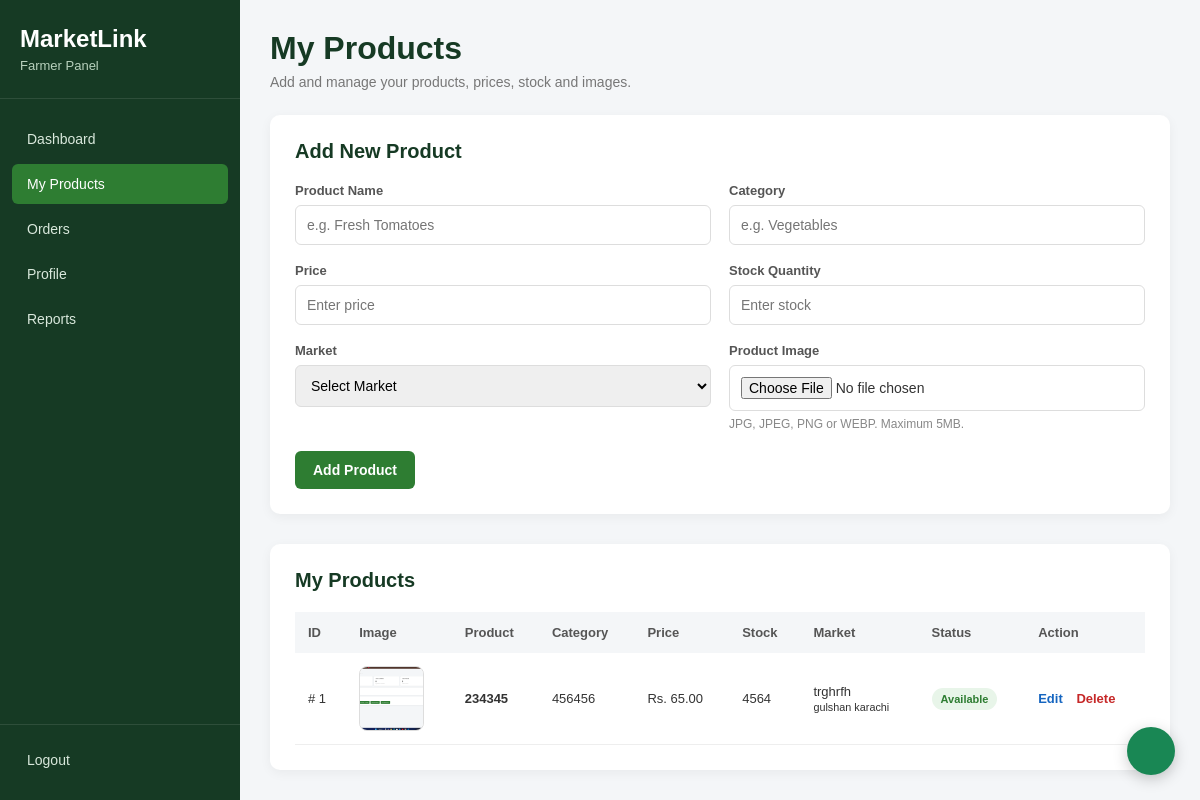
The page /farmer/products.php (signed in) on the database its author committed.
### tables this page shows
CREATE TABLE `products` (
  `product_id` int(11) NOT NULL,
  `farmer_id` int(11) NOT NULL,
  `market_id` int(11) NOT NULL,
  `product_name` varchar(100) NOT NULL,
  `category` varchar(100) DEFAULT NULL,
  `image_name` varchar(255) DEFAULT NULL,
  `price` decimal(10,2) NOT NULL,
  `stock` int(11) DEFAULT 0,
  `status` enum('Available','Sold Out') DEFAULT 'Available'
);

CREATE TABLE `markets` (
  `market_id` int(11) NOT NULL,
  `market_name` varchar(100) NOT NULL,
  `location` varchar(255) DEFAULT NULL,
  `latitude` decimal(10,8) DEFAULT NULL,
  `longitude` decimal(11,8) DEFAULT NULL,
  `map_provider` varchar(50) DEFAULT NULL
);

### farmer/products.php (the view, shortened to what this page needs)
<?php
require_once "../config/connection.php";
$farmer_id = (int) $_SESSION['user_id'];
$edit_product = null;
$products_query = "
    SELECT
        p.product_id,
        p.product_name,
        p.category,
        p.image_name,
        p.price,
        p.stock,
        p.status,
        m.market_name,
        m.location
    FROM Products p
    INNER JOIN Markets m
        ON p.market_id = m.market_id
    WHERE p.farmer_id = ?
    ORDER BY p.product_id DESC
";
$stmt = mysqli_prepare(
    $conn,
    $products_query
);
mysqli_stmt_bind_param(
    $stmt,
    "i",
    $farmer_id
);
mysqli_stmt_execute($stmt);
$products_result =
    mysqli_stmt_get_result(
        $stmt
    );
?>
<!DOCTYPE html>
<html lang="en">
<head>
</head>
<body>
<aside class="sidebar">
    <div class="sidebar-logo">
        <h2>
            MarketLink
        </h2>
        <p>
            Farmer Panel
        </p>
    </div>
    <nav class="sidebar-menu">
        <a href="dashboard.php">
            Dashboard
        </a>
        <a
            href="products.php"
            class="active"
        >
            My Products
        </a>
        <a href="orders.php">
            Orders
        </a>
        <a href="profile.php">
            Profile
        </a>
        <a href="reports.php">
            Reports
        </a>
    </nav>
    <div class="sidebar-bottom">
        <a
            href="../auth/logout.php"
            class="logout"
        >
            Logout
        </a>
    </div>
</aside>
<main class="main-content">
    <div class="page-header">
        <h1>
            My Products
        </h1>
        <p>
            Add and manage your products, prices,
            stock and images.
        </p>
    </div>
    <div class="form-card">
        <h2>
            <?php
            echo $edit_product
                ? "Edit Product"
                : "Add New Product";
            ?>
        </h2>
        <form
            method="POST"
            action=""
            enctype="multipart/form-data"
        >
            <div class="form-grid">
                <div class="form-group">
                    <label>
                        Product Name
                    </label>
                    <input
                        type="text"
                        name="product_name"
                        placeholder="e.g. Fresh Tomatoes"
                        value="<?php
                        echo $edit_product
                            ? htmlspecialchars(
                                $edit_product[
                                    'product_name'
                                ]
                            )
                            : '';
                        ?>"
                        required
                    >
                </div>
                <div class="form-group">
                    <label>
                        Category
                    </label>
                    <input
                        type="text"
                        name="category"
                        placeholder="e.g. Vegetables"
                        value="<?php
                        echo $edit_product
                            ? htmlspecialchars(
                                $edit_product[
                                    'category'
                                ]
                            )
                            : '';
                        ?>"
                        required
                    >
                </div>
                <div class="form-group">
                    <label>
                        Price
                    </label>
                    <input
                        type="number"
                        name="price"
                        min="0"
                        step="0.01"
                        placeholder="Enter price"
                        value="<?php
                        echo $edit_product
                            ? htmlspecialchars(
                                $edit_product[
                                    'price'
                                ]
                            )
                            : '';
                        ?>"
                        required
                    >
                </div>
                <div class="form-group">
                    <label>
                        Stock Quantity
                    </label>
                    <input
                        type="number"
                        name="stock"
                        min="0"
                        placeholder="Enter stock"
                        value="<?php
                        echo $edit_product
                            ? htmlspecialchars(
                                $edit_product[
                                    'stock'
                                ]
                            )
                            : '';
                        ?>"
                        required
                    >
                </div>
                <div class="form-group">
                    <label>
                        Market
                    </label>
                    <select
                        name="market_id"
                        required
                    >
                        <option value="">
                            Select Market
                        </option>
                    </select>
                </div>
                <div class="form-group">
                    <label>
                        Product Image
                    </label>
                    <input
                        type="file"
                        name="product_image"
                        accept=".jpg,.jpeg,.png,.webp,image/*"
                    >
                    <div class="image-help">
                        JPG, JPEG, PNG or WEBP.
                        Maximum 5MB.
                    </div>
                </div>
            </div>
            <div class="form-actions">
                <?php if ($edit_product): ?>
                    <button
                        type="submit"
                        name="update_product"
                        class="btn btn-primary"
                    >
                        Update Product
                    </button>
                    <a
                        href="products.php"
                        class="btn btn-secondary"
                    >
                        Cancel
                    </a>
                <?php else: ?>
                    <button
                        type="submit"
                        name="add_product"
                        class="btn btn-primary"
                    >
                        Add Product
                    </button>
                <?php endif; ?>
            </div>
        </form>
    </div>
    <div class="table-card">
        <h2>
            My Products
        </h2>
        <?php if (
            mysqli_num_rows(
                $products_result
            ) > 0
        ): ?>
            <div class="table-container">
                <table>
                    <thead>
                        <tr>
                            <th>
                                ID
                            </th>
                            <th>
                                Image
                            </th>
                            <th>
                                Product
                            </th>
                            <th>
                                Category
                            </th>
                            <th>
                                Price
                            </th>
                            <th>
                                Stock
                            </th>
                            <th>
                                Market
                            </th>
                            <th>
                                Status
                            </th>
                            <th>
                                Action
                            </th>
                        </tr>
                    </thead>
                    <tbody>
                        <?php while (
                            $product =
                            mysqli_fetch_assoc(
                                $products_result
                            )
                        ): ?>
                            <tr>
                                <td>
                                    #
                                    <?php
                                    echo $product[
                                        'product_id'
                                    ];
                                    ?>
                                </td>
                                <td>
                                    <?php if (
                                        !empty(
                                            $product[
                                                'image_name'
                                            ]
                                        )
                                    ): ?>
                                        <img
                                            src="../uploads/products/<?php
                                                echo htmlspecialchars(
                                                    $product[
                                                        'image_name'
                                                    ]
                                                );
                                            ?>"
                                            alt="<?php
                                                echo htmlspecialchars(
                                                    $product[
                                                        'product_name'
                                                    ]
                                                );
                                            ?>"
                                            class="product-image"
                                        >
                                    <?php endif; ?>
                                </td>
                                <td>
                                    <strong>
                                        <?php
                                        echo htmlspecialchars(
                                            $product[
                                                'product_name'
                                            ]
                                        );
                                        ?>
                                    </strong>
                                </td>
                                <td>
                                    <?php
                                    echo htmlspecialchars(
                                        $product[
                                            'category'
                                        ]
                                    );
                                    ?>
                                </td>
                                <td>
                                    Rs.
                                    <?php
                                    echo number_format(
                                        $product[
                                            'price'
                                        ],
                                        2
                                    );
                                    ?>
                                </td>
                                <td>
                                    <?php
                                    echo $product[
                                        'stock'
                                    ];
                                    ?>
                                </td>
                                <td>
                                    <?php
                                    echo htmlspecialchars(
                                        $product[
                                            'market_name'
                                        ]
                                    );
                                    ?>
                                    <br>
                                    <small>
                                        <?php
                                        echo htmlspecialchars(
                                            $product[
                                                'location'
                                            ]
                                        );
                                        ?>
                                    </small>
                                </td>
                                <td>
                                    <span
                                        class="status <?php
                                        echo
                                            $product[
                                                'status'
                                            ]
                                            ===
                                            'Available'
                                            ? 'available'
                                            : 'sold-out';
                                        ?>"
                                    >
                                        <?php
                                        echo htmlspecialchars(
                                            $product[
                                                'status'
                                            ]
                                        );
                                        ?>
                                    </span>
                                </td>
                                <td>
                                    <a
                                        href="products.php?edit=<?php
                                            echo $product[
                                                'product_id'
                                            ];
                                        ?>"
                                        class="edit-btn"
                                    >
                                        Edit
                                    </a>
                                    <a
                                        href="products.php?delete=<?php
                                            echo $product[
                                                'product_id'
                                            ];
                                        ?>"
                                        class="delete-btn"
                                        onclick="
                                            return confirm(
                                                'Are you sure you want to delete this product?'
                                            );
                                        "
                                    >
                                        Delete
                                    </a>
                                </td>
                            </tr>
                        <?php endwhile; ?>
                    </tbody>
                </table>
            </div>
        <?php else: ?>
            <div class="empty">
                You have not added any products yet.
            </div>
        <?php endif; ?>
    </div>
</main>
</body>
</html>

### rows shown on the page
products: product_id "1", image_name (picture), product_name "234345", category "456456", price "65.00", stock "4564", market.market_name "trghrfh", market.location "gulshan karachi", status "Available"
